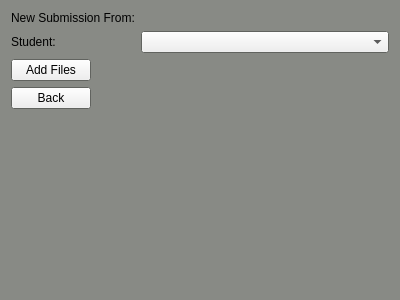
<?xml version="1.0" encoding="UTF-8"?>
<ui version="4.0">
 <class>newSubmission</class>
 <widget class="QWidget" name="newSubmission">
  <property name="geometry">
   <rect>
    <x>0</x>
    <y>0</y>
    <width>400</width>
    <height>300</height>
   </rect>
  </property>
  <property name="palette">
   <palette>
    <active>
     <colorrole role="Base">
      <brush brushstyle="SolidPattern">
       <color alpha="255">
        <red>255</red>
        <green>255</green>
        <blue>255</blue>
       </color>
      </brush>
     </colorrole>
     <colorrole role="Window">
      <brush brushstyle="SolidPattern">
       <color alpha="255">
        <red>136</red>
        <green>138</green>
        <blue>133</blue>
       </color>
      </brush>
     </colorrole>
    </active>
    <inactive>
     <colorrole role="Base">
      <brush brushstyle="SolidPattern">
       <color alpha="255">
        <red>255</red>
        <green>255</green>
        <blue>255</blue>
       </color>
      </brush>
     </colorrole>
     <colorrole role="Window">
      <brush brushstyle="SolidPattern">
       <color alpha="255">
        <red>136</red>
        <green>138</green>
        <blue>133</blue>
       </color>
      </brush>
     </colorrole>
    </inactive>
    <disabled>
     <colorrole role="Base">
      <brush brushstyle="SolidPattern">
       <color alpha="255">
        <red>136</red>
        <green>138</green>
        <blue>133</blue>
       </color>
      </brush>
     </colorrole>
     <colorrole role="Window">
      <brush brushstyle="SolidPattern">
       <color alpha="255">
        <red>136</red>
        <green>138</green>
        <blue>133</blue>
       </color>
      </brush>
     </colorrole>
    </disabled>
   </palette>
  </property>
  <property name="windowTitle">
   <string>Form</string>
  </property>
  <layout class="QFormLayout" name="formLayout">
   <item row="1" column="0">
    <widget class="QLabel" name="label">
     <property name="text">
      <string>New Submission From:</string>
     </property>
    </widget>
   </item>
   <item row="2" column="0">
    <widget class="QLabel" name="label_2">
     <property name="text">
      <string>Student:</string>
     </property>
    </widget>
   </item>
   <item row="2" column="1">
    <widget class="QComboBox" name="comboBox"/>
   </item>
   <item row="4" column="0">
    <widget class="QPushButton" name="pushButton">
     <property name="text">
      <string>Back</string>
     </property>
    </widget>
   </item>
   <item row="3" column="0">
    <widget class="QPushButton" name="pushButton_2">
     <property name="text">
      <string>Add Files</string>
     </property>
    </widget>
   </item>
  </layout>
 </widget>
 <resources/>
 <connections/>
</ui>
